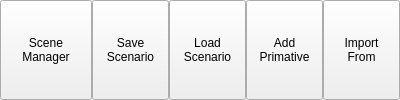
              <widget class="QWidget" name="widget_34" native="true">
               <property name="minimumSize">
                <size>
                 <width>400</width>
                 <height>0</height>
                </size>
               </property>
               <property name="maximumSize">
                <size>
                 <width>2000</width>
                 <height>16777210</height>
                </size>
               </property>
               <layout class="QHBoxLayout" name="horizontalLayout_36">
                <property name="spacing">
                 <number>0</number>
                </property>
                <property name="leftMargin">
                 <number>0</number>
                </property>
                <property name="topMargin">
                 <number>0</number>
                </property>
                <property name="rightMargin">
                 <number>0</number>
                </property>
                <property name="bottomMargin">
                 <number>0</number>
                </property>
                <item>
                 <widget class="QToolButton" name="scene_manager_button_2">
                  <property name="sizePolicy">
                   <sizepolicy hsizetype="Preferred" vsizetype="Preferred">
                    <horstretch>0</horstretch>
                    <verstretch>0</verstretch>
                   </sizepolicy>
                  </property>
                  <property name="toolTip">
                   <string>&lt;html&gt;&lt;head/&gt;&lt;body&gt;&lt;p&gt;Undo Last Command&lt;/p&gt;&lt;/body&gt;&lt;/html&gt;</string>
                  </property>
                  <property name="text">
                   <string>Scene
Manager</string>
                  </property>
                  <property name="icon">
                   <iconset resource="../../resources.qrc">
                    <normaloff>:/icons/icons8-edit-property-48.png</normaloff>:/icons/icons8-edit-property-48.png</iconset>
                  </property>
                  <property name="iconSize">
                   <size>
                    <width>40</width>
                    <height>46</height>
                   </size>
                  </property>
                  <property name="toolButtonStyle">
                   <enum>Qt::ToolButtonStyle::ToolButtonTextUnderIcon</enum>
                  </property>
                 </widget>
                </item>
                <item>
                 <widget class="QToolButton" name="save_scenario_button">
                  <property name="sizePolicy">
                   <sizepolicy hsizetype="Preferred" vsizetype="Expanding">
                    <horstretch>0</horstretch>
                    <verstretch>0</verstretch>
                   </sizepolicy>
                  </property>
                  <property name="minimumSize">
                   <size>
                    <width>77</width>
                    <height>32</height>
                   </size>
                  </property>
                  <property name="maximumSize">
                   <size>
                    <width>77</width>
                    <height>16777215</height>
                   </size>
                  </property>
                  <property name="text">
                   <string>Save
Scenario</string>
                  </property>
                  <property name="icon">
                   <iconset resource="../../resources.qrc">
                    <normaloff>:/icons/icons8-save-48.png</normaloff>:/icons/icons8-save-48.png</iconset>
                  </property>
                  <property name="iconSize">
                   <size>
                    <width>36</width>
                    <height>36</height>
                   </size>
                  </property>
                  <property name="checkable">
                   <bool>true</bool>
                  </property>
                  <property name="toolButtonStyle">
                   <enum>Qt::ToolButtonStyle::ToolButtonTextUnderIcon</enum>
                  </property>
                 </widget>
                </item>
                <item>
                 <widget class="QToolButton" name="load_scenario_button">
                  <property name="sizePolicy">
                   <sizepolicy hsizetype="Preferred" vsizetype="Expanding">
                    <horstretch>0</horstretch>
                    <verstretch>0</verstretch>
                   </sizepolicy>
                  </property>
                  <property name="maximumSize">
                   <size>
                    <width>77</width>
                    <height>16777215</height>
                   </size>
                  </property>
                  <property name="text">
                   <string>Load
Scenario</string>
                  </property>
                  <property name="icon">
                   <iconset resource="../../resources.qrc">
                    <normaloff>:/icons/icons8-open-document-48.png</normaloff>:/icons/icons8-open-document-48.png</iconset>
                  </property>
                  <property name="iconSize">
                   <size>
                    <width>36</width>
                    <height>36</height>
                   </size>
                  </property>
                  <property name="toolButtonStyle">
                   <enum>Qt::ToolButtonStyle::ToolButtonTextUnderIcon</enum>
                  </property>
                 </widget>
                </item>
                <item>
                 <widget class="QToolButton" name="add_primative_button_2">
                  <property name="sizePolicy">
                   <sizepolicy hsizetype="Fixed" vsizetype="Preferred">
                    <horstretch>0</horstretch>
                    <verstretch>0</verstretch>
                   </sizepolicy>
                  </property>
                  <property name="minimumSize">
                   <size>
                    <width>77</width>
                    <height>32</height>
                   </size>
                  </property>
                  <property name="toolTip">
                   <string>&lt;html&gt;&lt;head/&gt;&lt;body&gt;&lt;p&gt;Save Project to Computer&lt;/p&gt;&lt;/body&gt;&lt;/html&gt;</string>
                  </property>
                  <property name="text">
                   <string>Add
Primative</string>
                  </property>
                  <property name="icon">
                   <iconset resource="../../resources.qrc">
                    <normaloff>:/icons/addPrimative.png</normaloff>:/icons/addPrimative.png</iconset>
                  </property>
                  <property name="iconSize">
                   <size>
                    <width>36</width>
                    <height>36</height>
                   </size>
                  </property>
                  <property name="toolButtonStyle">
                   <enum>Qt::ToolButtonStyle::ToolButtonTextUnderIcon</enum>
                  </property>
                 </widget>
                </item>
                <item>
                 <widget class="QToolButton" name="import_from_button_2">
                  <property name="sizePolicy">
                   <sizepolicy hsizetype="Preferred" vsizetype="Preferred">
                    <horstretch>0</horstretch>
                    <verstretch>0</verstretch>
                   </sizepolicy>
                  </property>
                  <property name="maximumSize">
                   <size>
                    <width>77</width>
                    <height>16777215</height>
                   </size>
                  </property>
                  <property name="text">
                   <string>Import
From</string>
                  </property>
                  <property name="icon">
                   <iconset resource="../../resources.qrc">
                    <normaloff>:/icons/icons8-insert-clip-48.png</normaloff>:/icons/icons8-insert-clip-48.png</iconset>
                  </property>
                  <property name="iconSize">
                   <size>
                    <width>40</width>
                    <height>40</height>
                   </size>
                  </property>
                  <property name="toolButtonStyle">
                   <enum>Qt::ToolButtonStyle::ToolButtonTextUnderIcon</enum>
                  </property>
                 </widget>
                </item>
               </layout>
              </widget>
